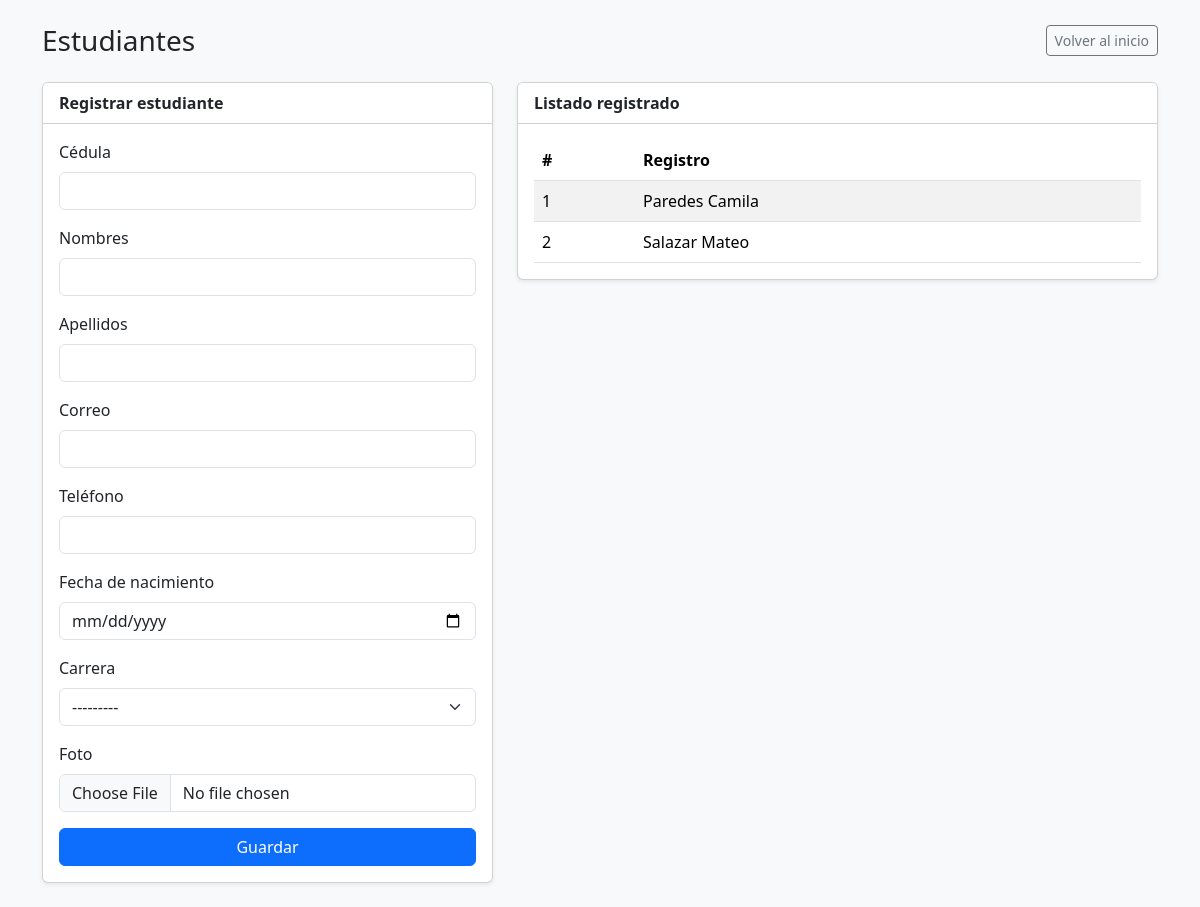
The page /estudiantes/ on the database as committed earlier.
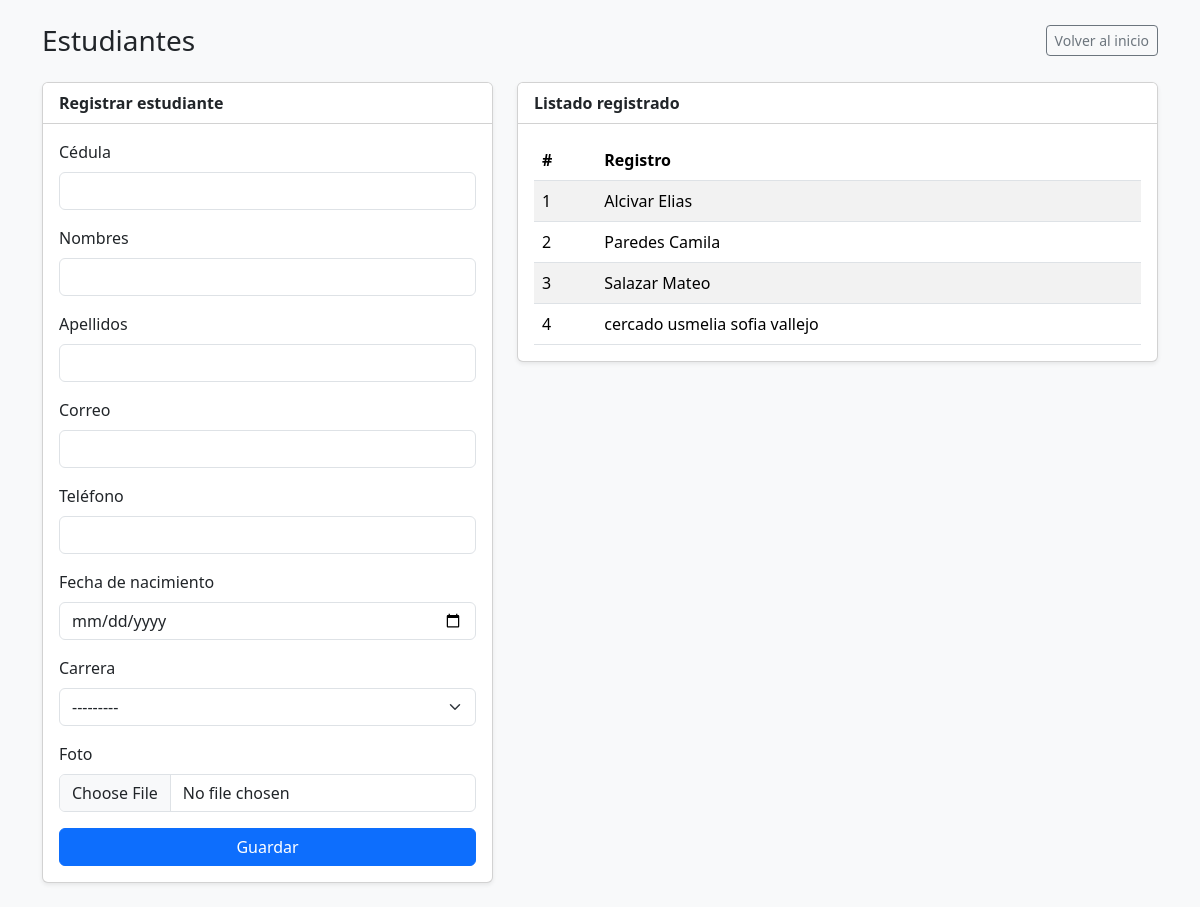
The same page on the database as committed later.
### academico/models.py (models this page shows, shortened)
class Estudiante(ModeloBase):
    cedula = models.CharField("Cédula", max_length=10, unique=True)
    nombres = models.CharField(max_length=80)
    apellidos = models.CharField(max_length=80)
    email = models.EmailField("Correo", blank=True)
    telefono = models.CharField("Teléfono", max_length=15, blank=True)
    fecha_nacimiento = models.DateField("Fecha de nacimiento", null=True, blank=True)
    carrera = models.ForeignKey(Carrera, on_delete=models.PROTECT, related_name="estudiantes")   # 1:N
    foto = models.ImageField(upload_to="estudiantes/", blank=True)
    class Meta:
        verbose_name = "Estudiante"
        verbose_name_plural = "Estudiantes"
        ordering = ["apellidos", "nombres"]
    def __str__(self):
        return f"{self.apellidos} {self.nombres}"

### academico/views.py (the view)
# urls.py: path("estudiantes/", views.estudiantes, name="estudiantes"),
def estudiantes(request):
    if request.method == "POST":
        form = EstudianteForm(request.POST, request.FILES)
        if form.is_valid():
            form.save()
            return redirect("academico:catalogo")
    else:
        form = EstudianteForm()
    lista_estudiantes = Estudiante.objects.select_related("carrera").all()
    contexto = {
        "form": form,
        "estudiantes": lista_estudiantes,
    }
    return render(request, "academico/estudiantes.html", contexto)

### academico/forms.py (shortened to what this page needs)
class EstudianteForm(forms.ModelForm):
    class Meta:
        model = Estudiante
        fields = "__all__"
        exclude = ["creado", "actualizado"]

### academico/models.py (called while the page is built)
    def __str__(self):
        return self.nombre

### academico/templates/academico/estudiantes.html (shortened to what this page needs)
<!DOCTYPE html>
<html lang="es-ec">
<head>
    <link href="https://cdn.jsdelivr.net/npm/bootstrap@5.3.3/dist/css/bootstrap.min.css" rel="stylesheet">
</head>
<body class="bg-light">
    <div class="container py-4">
        <div class="d-flex justify-content-between align-items-center mb-4">
            <h1 class="h3 mb-0">Estudiantes</h1>
            <a href="{% url 'academico:inicio' %}" class="btn btn-outline-secondary btn-sm">Volver al inicio</a>
        </div>
        <div class="row g-4">
            <div class="col-md-5">
                <div class="card shadow-sm">
                    <div class="card-header bg-white fw-semibold">Registrar estudiante</div>
                    <div class="card-body">
                        <form method="post" novalidate enctype="multipart/form-data">
                            {% for field in form %}
                                <div class="mb-3">
                                    <label for="{{ field.id_for_label }}" class="form-label">{{ field.label }}</label>
                                    {{ field }}
                                </div>
                            {% endfor %}
                            <button type="submit" class="btn btn-primary w-100">Guardar</button>
                        </form>
                    </div>
                </div>
            </div>
            <div class="col-md-7">
                <div class="card shadow-sm">
                    <div class="card-header bg-white fw-semibold">Listado registrado</div>
                    <div class="card-body">
                        <div class="table-responsive">
                            <table class="table table-striped table-hover align-middle mb-0">
                                <thead>
                                    <tr>
                                        <th>#</th>
                                        <th>Registro</th>
                                    </tr>
                                </thead>
                                <tbody>
                                    {% for est in estudiantes %}
                                        <tr>
                                            <td>{{ forloop.counter }}</td>
                                            <td>{{ est }}</td>
                                        </tr>
                                    {% empty %}
                                        <tr>
                                            <td colspan="2" class="text-center text-muted py-3">No hay estudiantes registrados aún.</td>
                                        </tr>
                                    {% endfor %}
                                </tbody>
                            </table>
                        </div>
                    </div>
                </div>
            </div>
        </div>
    </div>
</body>
</html>

Rows that differ between the two databases and show on the page:
added Estudiante: apellidos+nombres "Alcivar Elias"
added Estudiante: apellidos+nombres "cercado usmelia sofia vallejo"
